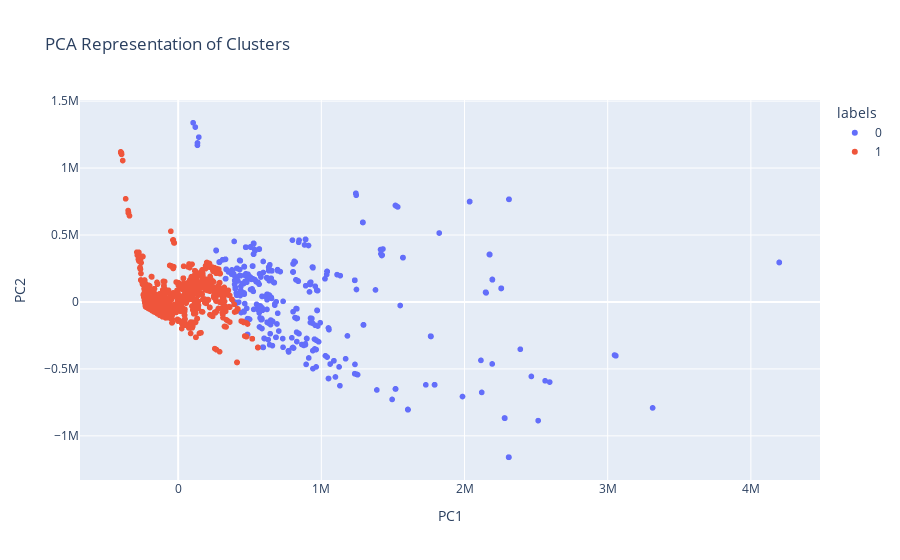

The notebook cell saved with this chart:
### Markdown cell above
## Test Function

### Code cell
serve_scatter_plot(trimmed=True, k=2)

### Figure 1 — Plotly figure (JSON) as saved in the notebook; plotly's stock layout.template omitted (floating-point values rounded to 4 significant figures; data arrays with more than 128 entries replaced by an {"elided": "..."} marker saying what was removed)
{"data": [{"hovertemplate": "labels=0<br>PC1=%{x}<br>PC2=%{y}<extra></extra>", "legendgroup": "0", "marker": {"color": "#636efa", "symbol": "circle"}, "mode": "markers", "name": "0", "showlegend": true, "type": "scattergl", "x": {"elided": "549 float values"}, "xaxis": "x", "y": {"elided": "549 float values"}, "yaxis": "y"}, {"hovertemplate": "labels=1<br>PC1=%{x}<br>PC2=%{y}<extra></extra>", "legendgroup": "1", "marker": {"color": "#EF553B", "symbol": "circle"}, "mode": "markers", "name": "1", "showlegend": true, "type": "scattergl", "x": {"elided": "3869 float values"}, "xaxis": "x", "y": {"elided": "3869 float values"}, "yaxis": "y"}], "layout": {"legend": {"title": {"text": "labels"}, "tracegroupgap": 0}, "title": {"text": "PCA Representation of Clusters"}, "xaxis": {"anchor": "y", "domain": [0, 1], "title": {"text": "PC1"}}, "yaxis": {"anchor": "x", "domain": [0, 1], "title": {"text": "PC2"}}}}
